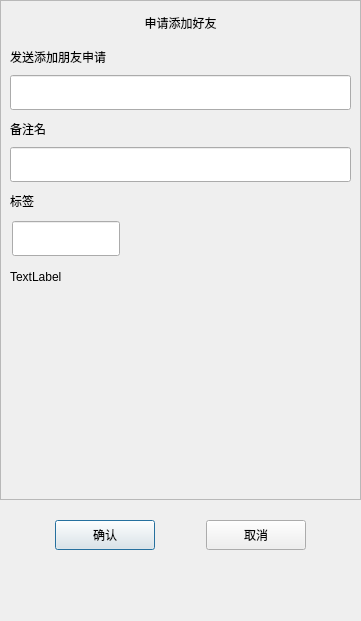
<?xml version="1.0" encoding="UTF-8"?>
<ui version="4.0">
 <class>ApplyFriend</class>
 <widget class="QDialog" name="ApplyFriend">
  <property name="geometry">
   <rect>
    <x>0</x>
    <y>0</y>
    <width>361</width>
    <height>621</height>
   </rect>
  </property>
  <property name="minimumSize">
   <size>
    <width>361</width>
    <height>621</height>
   </size>
  </property>
  <property name="maximumSize">
   <size>
    <width>361</width>
    <height>621</height>
   </size>
  </property>
  <property name="windowTitle">
   <string>Dialog</string>
  </property>
  <layout class="QVBoxLayout" name="verticalLayout">
   <property name="spacing">
    <number>0</number>
   </property>
   <property name="leftMargin">
    <number>0</number>
   </property>
   <property name="topMargin">
    <number>0</number>
   </property>
   <property name="rightMargin">
    <number>0</number>
   </property>
   <property name="bottomMargin">
    <number>0</number>
   </property>
   <item>
    <widget class="QScrollArea" name="scrollArea">
     <property name="minimumSize">
      <size>
       <width>0</width>
       <height>500</height>
      </size>
     </property>
     <property name="widgetResizable">
      <bool>true</bool>
     </property>
     <widget class="QWidget" name="scrollcontent">
      <property name="geometry">
       <rect>
        <x>0</x>
        <y>0</y>
        <width>359</width>
        <height>498</height>
       </rect>
      </property>
      <layout class="QVBoxLayout" name="verticalLayout_6">
       <property name="spacing">
        <number>0</number>
       </property>
       <property name="leftMargin">
        <number>0</number>
       </property>
       <property name="rightMargin">
        <number>0</number>
       </property>
       <item>
        <widget class="QLabel" name="apply_lb">
         <property name="minimumSize">
          <size>
           <width>0</width>
           <height>25</height>
          </size>
         </property>
         <property name="maximumSize">
          <size>
           <width>16777215</width>
           <height>25</height>
          </size>
         </property>
         <property name="text">
          <string>申请添加好友</string>
         </property>
         <property name="alignment">
          <set>Qt::AlignCenter</set>
         </property>
        </widget>
       </item>
       <item>
        <widget class="QWidget" name="apply_wid" native="true">
         <layout class="QVBoxLayout" name="verticalLayout_2">
          <item>
           <widget class="QLabel" name="label">
            <property name="minimumSize">
             <size>
              <width>0</width>
              <height>25</height>
             </size>
            </property>
            <property name="maximumSize">
             <size>
              <width>16777215</width>
              <height>25</height>
             </size>
            </property>
            <property name="text">
             <string>发送添加朋友申请</string>
            </property>
           </widget>
          </item>
          <item>
           <widget class="CustomizeEdit" name="name_ed">
            <property name="minimumSize">
             <size>
              <width>0</width>
              <height>35</height>
             </size>
            </property>
            <property name="maximumSize">
             <size>
              <width>16777215</width>
              <height>35</height>
             </size>
            </property>
           </widget>
          </item>
          <item>
           <widget class="QLabel" name="label_2">
            <property name="minimumSize">
             <size>
              <width>0</width>
              <height>25</height>
             </size>
            </property>
            <property name="maximumSize">
             <size>
              <width>16777215</width>
              <height>25</height>
             </size>
            </property>
            <property name="text">
             <string>备注名</string>
            </property>
           </widget>
          </item>
          <item>
           <widget class="CustomizeEdit" name="back_ed">
            <property name="minimumSize">
             <size>
              <width>0</width>
              <height>35</height>
             </size>
            </property>
            <property name="maximumSize">
             <size>
              <width>16777215</width>
              <height>35</height>
             </size>
            </property>
           </widget>
          </item>
          <item>
           <widget class="QLabel" name="label_3">
            <property name="minimumSize">
             <size>
              <width>0</width>
              <height>25</height>
             </size>
            </property>
            <property name="maximumSize">
             <size>
              <width>16777215</width>
              <height>25</height>
             </size>
            </property>
            <property name="text">
             <string>标签</string>
            </property>
           </widget>
          </item>
          <item>
           <widget class="QWidget" name="lb_group_wid" native="true">
            <property name="minimumSize">
             <size>
              <width>0</width>
              <height>50</height>
             </size>
            </property>
            <layout class="QVBoxLayout" name="verticalLayout_4">
             <property name="spacing">
              <number>0</number>
             </property>
             <property name="leftMargin">
              <number>0</number>
             </property>
             <property name="topMargin">
              <number>0</number>
             </property>
             <property name="rightMargin">
              <number>0</number>
             </property>
             <property name="bottomMargin">
              <number>0</number>
             </property>
             <item>
              <widget class="QWidget" name="gridWidget" native="true">
               <property name="minimumSize">
                <size>
                 <width>0</width>
                 <height>40</height>
                </size>
               </property>
               <property name="maximumSize">
                <size>
                 <width>16777215</width>
                 <height>40</height>
                </size>
               </property>
               <widget class="CustomizeEdit" name="lb_ed">
                <property name="geometry">
                 <rect>
                  <x>2</x>
                  <y>2</y>
                  <width>108</width>
                  <height>35</height>
                 </rect>
                </property>
                <property name="minimumSize">
                 <size>
                  <width>0</width>
                  <height>0</height>
                 </size>
                </property>
                <property name="maximumSize">
                 <size>
                  <width>16777215</width>
                  <height>35</height>
                 </size>
                </property>
               </widget>
              </widget>
             </item>
             <item>
              <widget class="QWidget" name="input_tip_wid" native="true">
               <property name="minimumSize">
                <size>
                 <width>0</width>
                 <height>35</height>
                </size>
               </property>
               <layout class="QVBoxLayout" name="verticalLayout_5">
                <property name="spacing">
                 <number>0</number>
                </property>
                <property name="leftMargin">
                 <number>0</number>
                </property>
                <property name="topMargin">
                 <number>0</number>
                </property>
                <property name="rightMargin">
                 <number>0</number>
                </property>
                <property name="bottomMargin">
                 <number>0</number>
                </property>
                <item>
                 <widget class="ClickedOnceLabel" name="tip_lb">
                  <property name="text">
                   <string>TextLabel</string>
                  </property>
                  <property name="alignment">
                   <set>Qt::AlignLeading|Qt::AlignLeft|Qt::AlignVCenter</set>
                  </property>
                 </widget>
                </item>
               </layout>
              </widget>
             </item>
            </layout>
           </widget>
          </item>
          <item>
           <widget class="QWidget" name="widget" native="true">
            <property name="minimumSize">
             <size>
              <width>0</width>
              <height>60</height>
             </size>
            </property>
            <property name="maximumSize">
             <size>
              <width>16777215</width>
              <height>16777215</height>
             </size>
            </property>
            <layout class="QHBoxLayout" name="horizontalLayout">
             <property name="leftMargin">
              <number>0</number>
             </property>
             <property name="topMargin">
              <number>0</number>
             </property>
             <property name="rightMargin">
              <number>0</number>
             </property>
             <property name="bottomMargin">
              <number>0</number>
             </property>
             <item>
              <widget class="QWidget" name="lb_list" native="true">
               <property name="minimumSize">
                <size>
                 <width>287</width>
                 <height>50</height>
                </size>
               </property>
               <property name="maximumSize">
                <size>
                 <width>287</width>
                 <height>16777215</height>
                </size>
               </property>
              </widget>
             </item>
             <item>
              <widget class="QWidget" name="more_lb_wid" native="true">
               <property name="minimumSize">
                <size>
                 <width>30</width>
                 <height>0</height>
                </size>
               </property>
               <property name="maximumSize">
                <size>
                 <width>30</width>
                 <height>16777215</height>
                </size>
               </property>
               <layout class="QVBoxLayout" name="verticalLayout_3">
                <property name="leftMargin">
                 <number>2</number>
                </property>
                <property name="topMargin">
                 <number>2</number>
                </property>
                <property name="rightMargin">
                 <number>2</number>
                </property>
                <property name="bottomMargin">
                 <number>2</number>
                </property>
                <item>
                 <spacer name="verticalSpacer_2">
                  <property name="orientation">
                   <enum>Qt::Vertical</enum>
                  </property>
                  <property name="sizeHint" stdset="0">
                   <size>
                    <width>20</width>
                    <height>40</height>
                   </size>
                  </property>
                 </spacer>
                </item>
                <item>
                 <widget class="ClickedOnceLabel" name="more_lb">
                  <property name="minimumSize">
                   <size>
                    <width>25</width>
                    <height>25</height>
                   </size>
                  </property>
                  <property name="maximumSize">
                   <size>
                    <width>25</width>
                    <height>25</height>
                   </size>
                  </property>
                  <property name="text">
                   <string/>
                  </property>
                 </widget>
                </item>
                <item>
                 <spacer name="verticalSpacer_4">
                  <property name="orientation">
                   <enum>Qt::Vertical</enum>
                  </property>
                  <property name="sizeType">
                   <enum>QSizePolicy::Fixed</enum>
                  </property>
                  <property name="sizeHint" stdset="0">
                   <size>
                    <width>20</width>
                    <height>60</height>
                   </size>
                  </property>
                 </spacer>
                </item>
               </layout>
              </widget>
             </item>
            </layout>
           </widget>
          </item>
         </layout>
        </widget>
       </item>
      </layout>
     </widget>
    </widget>
   </item>
   <item>
    <spacer name="verticalSpacer_3">
     <property name="orientation">
      <enum>Qt::Vertical</enum>
     </property>
     <property name="sizeType">
      <enum>QSizePolicy::Fixed</enum>
     </property>
     <property name="sizeHint" stdset="0">
      <size>
       <width>20</width>
       <height>10</height>
      </size>
     </property>
    </spacer>
   </item>
   <item>
    <widget class="QWidget" name="apply_sure_wid" native="true">
     <property name="minimumSize">
      <size>
       <width>0</width>
       <height>50</height>
      </size>
     </property>
     <layout class="QHBoxLayout" name="horizontalLayout_2">
      <item>
       <spacer name="horizontalSpacer">
        <property name="orientation">
         <enum>Qt::Horizontal</enum>
        </property>
        <property name="sizeHint" stdset="0">
         <size>
          <width>39</width>
          <height>20</height>
         </size>
        </property>
       </spacer>
      </item>
      <item>
       <widget class="ClickedBtn" name="sure_btn">
        <property name="minimumSize">
         <size>
          <width>100</width>
          <height>30</height>
         </size>
        </property>
        <property name="maximumSize">
         <size>
          <width>100</width>
          <height>30</height>
         </size>
        </property>
        <property name="text">
         <string>确认</string>
        </property>
       </widget>
      </item>
      <item>
       <spacer name="horizontalSpacer_3">
        <property name="orientation">
         <enum>Qt::Horizontal</enum>
        </property>
        <property name="sizeHint" stdset="0">
         <size>
          <width>40</width>
          <height>20</height>
         </size>
        </property>
       </spacer>
      </item>
      <item>
       <widget class="ClickedBtn" name="cancel_btn">
        <property name="minimumSize">
         <size>
          <width>100</width>
          <height>30</height>
         </size>
        </property>
        <property name="text">
         <string>取消</string>
        </property>
       </widget>
      </item>
      <item>
       <spacer name="horizontalSpacer_2">
        <property name="orientation">
         <enum>Qt::Horizontal</enum>
        </property>
        <property name="sizeHint" stdset="0">
         <size>
          <width>40</width>
          <height>20</height>
         </size>
        </property>
       </spacer>
      </item>
     </layout>
    </widget>
   </item>
   <item>
    <spacer name="verticalSpacer">
     <property name="orientation">
      <enum>Qt::Vertical</enum>
     </property>
     <property name="sizeHint" stdset="0">
      <size>
       <width>20</width>
       <height>40</height>
      </size>
     </property>
    </spacer>
   </item>
  </layout>
 </widget>
 <customwidgets>
  <customwidget>
   <class>ClickedBtn</class>
   <extends>QPushButton</extends>
   <header location="global">clickedbtn.h</header>
  </customwidget>
  <customwidget>
   <class>CustomizeEdit</class>
   <extends>QLineEdit</extends>
   <header location="global">customizeedit.h</header>
  </customwidget>
  <customwidget>
   <class>ClickedOnceLabel</class>
   <extends>QLabel</extends>
   <header>clickedoncelabel.h</header>
  </customwidget>
 </customwidgets>
 <resources/>
 <connections/>
</ui>
